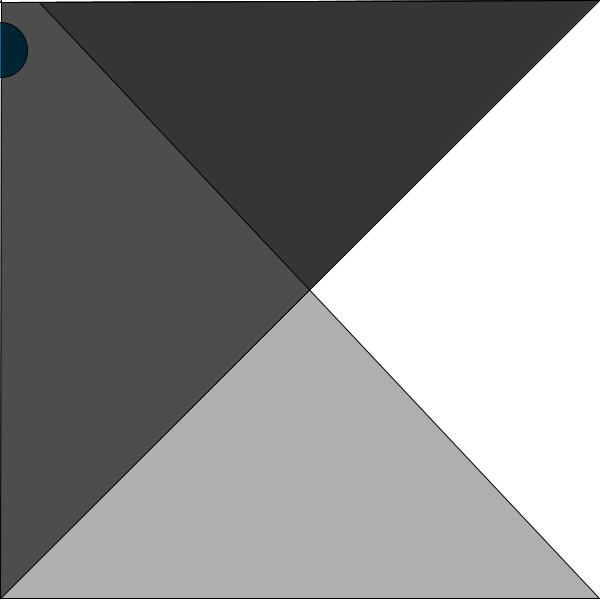
Frame 1 (no input)
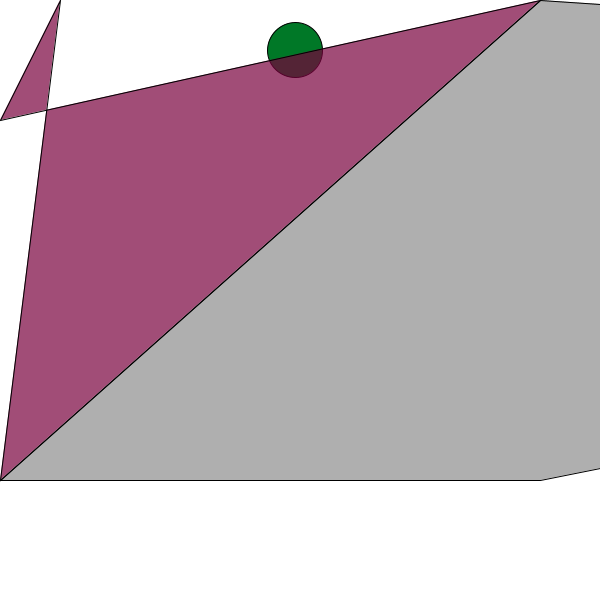
Frame 60 (the mouse pressed at the canvas centre just before this capture)
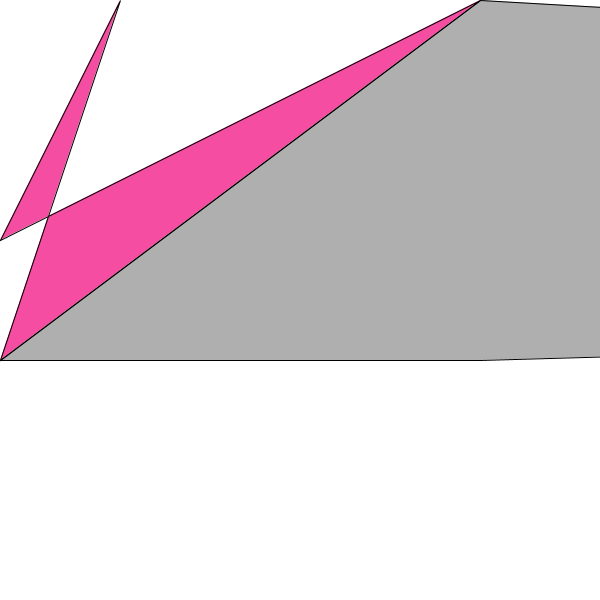
Frame 120 (the mouse held since frame 60 and released just before this capture)

The Processing sketch that drew these frames (run headless with seeded random() and noise(); from frame 60 on, the mouse is pressed at the canvas centre):

// Processing sketch: processing_144419
// ── processing_144419.pde

//triangle
int x = 0;
int y = 0;
int xspeed = 1;
int yspeed = 2;
//ball
int ballX = 0;
int ballSpeed = 5;
int ballRadius = 25;
 
void setup() {
  size(600,600);
  smooth();
  frameRate(600);
}
 
void draw() {
  background(255);
  displayBall();
  bounceBall();
 
  // Add the current speed to the x location.
  x = x + xspeed;
  y = y + yspeed;
   
  if ((x > width) || (x < 0)) {
       xspeed = xspeed * +1;
  }
   if ((y > height) || (y < 0)) {
       yspeed = yspeed * +1;
  }
 
 
  stroke(0);
  fill(175);
  quad(x*39,y,width-x,0,0,height-y,width-x,height-y);
  fill(y,0,x,178);
  quad(width-x,0,0,height-y,x,0,0,y);
  fill(x,y,x,200);
  rect(0,height+y,width,0,x,y,width,height);
}
 
void displayBall() {
  noFill();
  fill(0, 120, random(255));
  ellipse(ballX, 50, ballRadius+30, ballRadius+30);
  ballRadius = constrain(ballRadius-1, 25, 36);
}
 void bounceBall() {
  ballX = ballX + ballSpeed;
  
  if ((ballX > width) || (ballX < 0)) {
    ballSpeed = ballSpeed * -1;
    ballRadius = 36;
  }
 }
